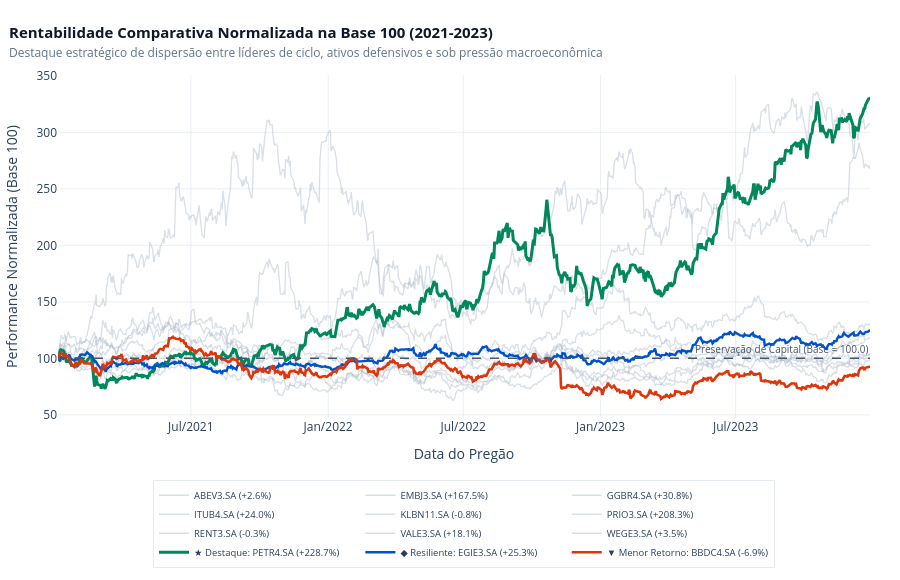

The notebook cell saved with this chart:
### Markdown cell above
## 4. Resposta e Prototipagem das 5 Perguntas de Negócio Oficiais 

### Pergunta de Negócio 1:
> *Se um investidor aplicasse capital em cada ativo no início de 2021, qual seria a rentabilidade comparativa normalizada (Base 100) acumulada até o final de 2023?*

**Justificativa Analítica:**  
A Base 100 iguala o ponto de entrada de todos os ativos independentemente da sua cotação nominal em reais. A linha tracejada vermelha no nível 100.0 define a fronteira de valorização e preservação de capital.

### Code cell
# Gráfico 1: Versão Executiva
destaque_top = df_stats.loc[df_stats["Retorno Acumulado (%)"].idxmax()]["Ticker"]
destaque_bot = df_stats.loc[df_stats["Retorno Acumulado (%)"].idxmin()]["Ticker"]
destaque_def = "EGIE3.SA"

fig_base100 = go.Figure()

# 1. Ativos intermediários em cinza neutro
for t in sorted(df["ticker"].unique()):
    if t not in [destaque_top, destaque_bot, destaque_def]:
        df_sub = df[df["ticker"] == t]
        ret_val = (df_sub["base_100"].iloc[-1] - 100.0)
        fig_base100.add_trace(go.Scatter(
            x=df_sub["date"],
            y=df_sub["base_100"],
            mode="lines",
            name=f"{t} ({ret_val:+.1f}%)",
            line=dict(color="rgba(160, 174, 192, 0.40)", width=1.3),
            hovertemplate="<b>%{x|%d/%m/%Y}</b><br>Ativo: " + str(t) + "<br>Base 100: <b>%{y:.2f}</b><extra></extra>"
        ))

# 2. Ativos estratégicos de destaque
# Top 1 - Maior Rentabilidade
df_top = df[df["ticker"] == destaque_top]
ret_top = df_top["base_100"].iloc[-1] - 100.0
fig_base100.add_trace(go.Scatter(
    x=df_top["date"],
    y=df_top["base_100"],
    mode="lines",
    name=f"★ Destaque: {destaque_top} ({ret_top:+.1f}%)",
    line=dict(color="#00875A", width=3.0),
    hovertemplate="<b>%{x|%d/%m/%Y}</b><br>Destaque: <b>" + str(destaque_top) + "</b><br>Base 100: <b>%{y:.2f}</b><extra></extra>"
))

# Ativo Defensivo / Mais Resiliente
df_def = df[df["ticker"] == destaque_def]
ret_def = df_def["base_100"].iloc[-1] - 100.0
fig_base100.add_trace(go.Scatter(
    x=df_def["date"],
    y=df_def["base_100"],
    mode="lines",
    name=f"◆ Resiliente: {destaque_def} ({ret_def:+.1f}%)",
    line=dict(color="#0052CC", width=2.4),
    hovertemplate="<b>%{x|%d/%m/%Y}</b><br>Resiliente: <b>" + str(destaque_def) + "</b><br>Base 100: <b>%{y:.2f}</b><extra></extra>"
))

# Menor Desempenho
df_bot = df[df["ticker"] == destaque_bot]
ret_bot = df_bot["base_100"].iloc[-1] - 100.0
fig_base100.add_trace(go.Scatter(
    x=df_bot["date"],
    y=df_bot["base_100"],
    mode="lines",
    name=f"▼ Menor Retorno: {destaque_bot} ({ret_bot:+.1f}%)",
    line=dict(color="#DE350B", width=2.6),
    hovertemplate="<b>%{x|%d/%m/%Y}</b><br>Menor Retorno: <b>" + str(destaque_bot) + "</b><br>Base 100: <b>%{y:.2f}</b><extra></extra>"
))

# 3. Linha de Suporte de Capital (100.0)
fig_base100.add_hline(
    y=100.0,
    line_dash="dash",
    line_color="#475569",
    line_width=1.5,
    annotation_text="Preservação de Capital (Base = 100.0)",
    annotation_position="top right",
    annotation_font=dict(size=10, color="#475569")
)

# 4. Layout panorâmico
fig_base100.update_layout(
    title=dict(
        text="<b>Rentabilidade Comparativa Normalizada na Base 100 (2021-2023)</b><br>"
             "<span style='font-size: 12px; color: #64748B;'>Destaque estratégico de dispersão entre líderes de ciclo, ativos defensivos e sob pressão macroeconômica</span>",
        font=dict(size=15, color="#0F172A"),
        x=0.01
    ),
    xaxis=dict(
        title="Data do Pregão",
        showgrid=True,
        gridcolor="rgba(226, 232, 240, 0.7)",
        tickformat="%b/%Y"
    ),
    yaxis=dict(
        title="Performance Normalizada (Base 100)",
        showgrid=True,
        gridcolor="rgba(226, 232, 240, 0.7)"
    ),
    template="plotly_white",
    height=580,
    hovermode="x unified",
    legend=dict(
        orientation="h",
        yanchor="top",
        y=-0.18,
        xanchor="center",
        x=0.5,
        font=dict(size=9.5),
        bgcolor="rgba(255, 255, 255, 0.9)",
        bordercolor="rgba(226, 232, 240, 0.8)",
        borderwidth=1
    ),
    margin=dict(r=30, t=75, b=90, l=55)
)

fig_base100.show()

### Figure 1 — Plotly figure (JSON) as saved in the notebook; plotly's stock layout.template omitted (floating-point values rounded to 4 significant figures; data arrays with more than 128 entries replaced by an {"elided": "..."} marker saying what was removed)
{"data": [{"hovertemplate": "<b>%{x|%d/%m/%Y}</b><br>Ativo: ABEV3.SA<br>Base 100: <b>%{y:.2f}</b><extra></extra>", "line": {"color": "rgba(160, 174, 192, 0.40)", "width": 1.3}, "mode": "lines", "name": "ABEV3.SA (+2.6%)", "type": "scatter", "x": {"elided": "745 str values"}, "y": {"elided": "745 float values"}}, {"hovertemplate": "<b>%{x|%d/%m/%Y}</b><br>Ativo: EMBJ3.SA<br>Base 100: <b>%{y:.2f}</b><extra></extra>", "line": {"color": "rgba(160, 174, 192, 0.40)", "width": 1.3}, "mode": "lines", "name": "EMBJ3.SA (+167.5%)", "type": "scatter", "x": {"elided": "745 str values"}, "y": {"elided": "745 float values"}}, {"hovertemplate": "<b>%{x|%d/%m/%Y}</b><br>Ativo: GGBR4.SA<br>Base 100: <b>%{y:.2f}</b><extra></extra>", "line": {"color": "rgba(160, 174, 192, 0.40)", "width": 1.3}, "mode": "lines", "name": "GGBR4.SA (+30.8%)", "type": "scatter", "x": {"elided": "745 str values"}, "y": {"elided": "745 float values"}}, {"hovertemplate": "<b>%{x|%d/%m/%Y}</b><br>Ativo: ITUB4.SA<br>Base 100: <b>%{y:.2f}</b><extra></extra>", "line": {"color": "rgba(160, 174, 192, 0.40)", "width": 1.3}, "mode": "lines", "name": "ITUB4.SA (+24.0%)", "type": "scatter", "x": {"elided": "745 str values"}, "y": {"elided": "745 float values"}}, {"hovertemplate": "<b>%{x|%d/%m/%Y}</b><br>Ativo: KLBN11.SA<br>Base 100: <b>%{y:.2f}</b><extra></extra>", "line": {"color": "rgba(160, 174, 192, 0.40)", "width": 1.3}, "mode": "lines", "name": "KLBN11.SA (-0.8%)", "type": "scatter", "x": {"elided": "745 str values"}, "y": {"elided": "745 float values"}}, {"hovertemplate": "<b>%{x|%d/%m/%Y}</b><br>Ativo: PRIO3.SA<br>Base 100: <b>%{y:.2f}</b><extra></extra>", "line": {"color": "rgba(160, 174, 192, 0.40)", "width": 1.3}, "mode": "lines", "name": "PRIO3.SA (+208.3%)", "type": "scatter", "x": {"elided": "745 str values"}, "y": {"elided": "745 float values"}}, {"hovertemplate": "<b>%{x|%d/%m/%Y}</b><br>Ativo: RENT3.SA<br>Base 100: <b>%{y:.2f}</b><extra></extra>", "line": {"color": "rgba(160, 174, 192, 0.40)", "width": 1.3}, "mode": "lines", "name": "RENT3.SA (-0.3%)", "type": "scatter", "x": {"elided": "745 str values"}, "y": {"elided": "745 float values"}}, {"hovertemplate": "<b>%{x|%d/%m/%Y}</b><br>Ativo: VALE3.SA<br>Base 100: <b>%{y:.2f}</b><extra></extra>", "line": {"color": "rgba(160, 174, 192, 0.40)", "width": 1.3}, "mode": "lines", "name": "VALE3.SA (+18.1%)", "type": "scatter", "x": {"elided": "745 str values"}, "y": {"elided": "745 float values"}}, {"hovertemplate": "<b>%{x|%d/%m/%Y}</b><br>Ativo: WEGE3.SA<br>Base 100: <b>%{y:.2f}</b><extra></extra>", "line": {"color": "rgba(160, 174, 192, 0.40)", "width": 1.3}, "mode": "lines", "name": "WEGE3.SA (+3.5%)", "type": "scatter", "x": {"elided": "745 str values"}, "y": {"elided": "745 float values"}}, {"hovertemplate": "<b>%{x|%d/%m/%Y}</b><br>Destaque: <b>PETR4.SA</b><br>Base 100: <b>%{y:.2f}</b><extra></extra>", "line": {"color": "#00875A", "width": 3}, "mode": "lines", "name": "★ Destaque: PETR4.SA (+228.7%)", "type": "scatter", "x": {"elided": "745 str values"}, "y": {"elided": "745 float values"}}, {"hovertemplate": "<b>%{x|%d/%m/%Y}</b><br>Resiliente: <b>EGIE3.SA</b><br>Base 100: <b>%{y:.2f}</b><extra></extra>", "line": {"color": "#0052CC", "width": 2.4}, "mode": "lines", "name": "◆ Resiliente: EGIE3.SA (+25.3%)", "type": "scatter", "x": {"elided": "745 str values"}, "y": {"elided": "745 float values"}}, {"hovertemplate": "<b>%{x|%d/%m/%Y}</b><br>Menor Retorno: <b>BBDC4.SA</b><br>Base 100: <b>%{y:.2f}</b><extra></extra>", "line": {"color": "#DE350B", "width": 2.6}, "mode": "lines", "name": "▼ Menor Retorno: BBDC4.SA (-6.9%)", "type": "scatter", "x": {"elided": "745 str values"}, "y": {"elided": "745 float values"}}], "layout": {"annotations": [{"font": {"color": "#475569", "size": 10}, "showarrow": false, "text": "Preservação de Capital (Base = 100.0)", "x": 1, "xanchor": "right", "xref": "x domain", "y": 100, "yanchor": "bottom", "yref": "y"}], "height": 580, "hovermode": "x unified", "legend": {"bgcolor": "rgba(255, 255, 255, 0.9)", "bordercolor": "rgba(226, 232, 240, 0.8)", "borderwidth": 1, "font": {"size": 9.5}, "orientation": "h", "x": 0.5, "xanchor": "center", "y": -0.18, "yanchor": "top"}, "margin": {"b": 90, "l": 55, "r": 30, "t": 75}, "shapes": [{"line": {"color": "#475569", "dash": "dash", "width": 1.5}, "type": "line", "x0": 0, "x1": 1, "xref": "x domain", "y0": 100, "y1": 100, "yref": "y"}], "title": {"font": {"color": "#0F172A", "size": 15}, "text": "<b>Rentabilidade Comparativa Normalizada na Base 100 (2021-2023)</b><br><span style='font-size: 12px; color: #64748B;'>Destaque estratégico de dispersão entre líderes de ciclo, ativos defensivos e sob pressão macroeconômica</span>", "x": 0.01}, "xaxis": {"gridcolor": "rgba(226, 232, 240, 0.7)", "showgrid": true, "tickformat": "%b/%Y", "title": {"text": "Data do Pregão"}}, "yaxis": {"gridcolor": "rgba(226, 232, 240, 0.7)", "showgrid": true, "title": {"text": "Performance Normalizada (Base 100)"}}}}
